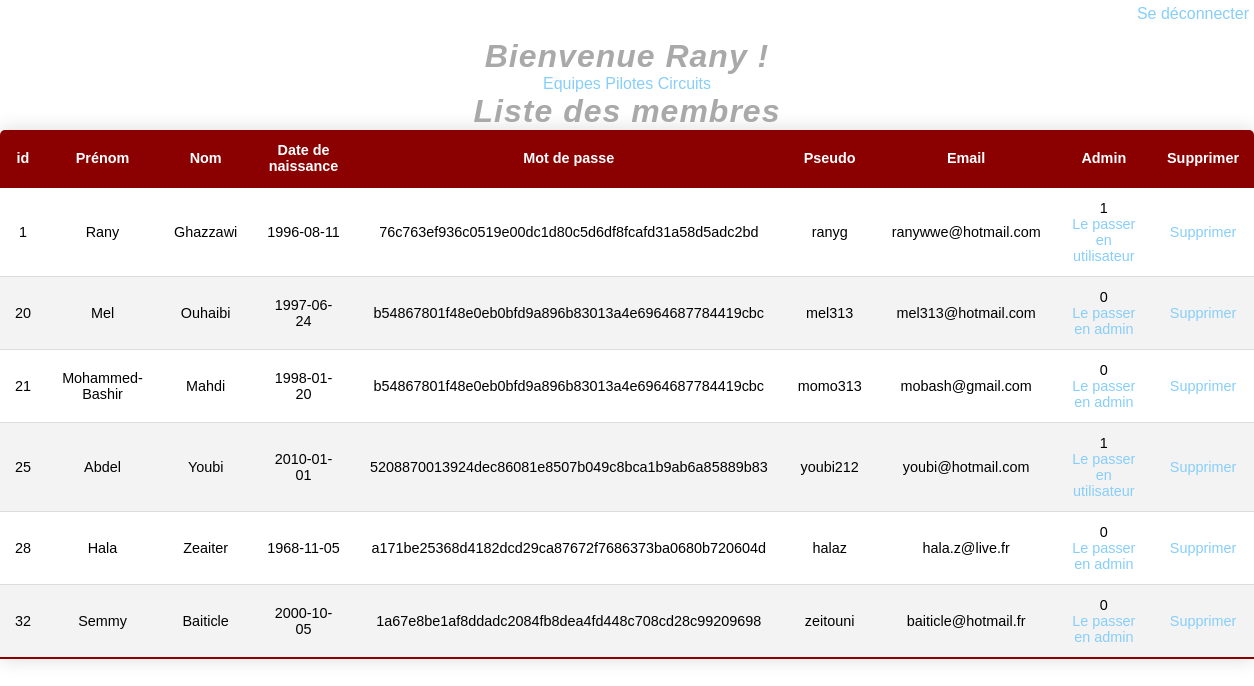
The app's page /Admin/admin_home.php (signed in) with its own data.
### tables this page shows
CREATE TABLE users (
    id BIGINT UNSIGNED AUTO_INCREMENT PRIMARY KEY,
    first_name VARCHAR(255) NOT NULL,
    last_name VARCHAR(255) NOT NULL,
    birthdate DATE NOT NULL,
    password VARCHAR(50) NOT NULL,
    nickname VARCHAR(10) NOT NULL,
    mail VARCHAR(255) NOT NULL,
    is_admin BOOLEAN NOT NULL DEFAULT FALSE
);

### site/functions_users.php (called while the page is built, shortened)
<?php
function is_logged()
{
    if(isset($_SESSION['auth']))
    {
        return true;
    }
    return false;
}

### Admin/functions.php (called while the page is built, shortened)
<?php
function affiche_membres()
{
    extract($_POST);
    try
    {
        $sql = "SELECT * FROM users";
        $db = new dbClass();
        $conn = $db->dbConnect();
        $conn->setAttribute(PDO::ATTR_ERRMODE, PDO::ERRMODE_EXCEPTION);
        $sth = $conn->prepare($sql);
        $sth->execute();
        $membres = $sth->fetchAll();
        if($membres)
        {
            return $membres;
        }
        else
        {
            echo "erreurs";
        }
    }
    catch(PDOException $e)
    {
        echo $e;
        return false;
    }
}

### Admin/admin_home.php (the view, shortened to what this page needs)
<?php
require_once "../site/functions_users.php";
require_once "functions.php";
require_once "admin_header.php";
?>
<?php if(is_logged() && $_SESSION['auth']['is_admin'] == 1): ?>
    <a class="link" id="deconnexion" href="logout.php"> Se déconnecter </a>
    <br>
    <h1> Bienvenue <?= $_SESSION['auth']['first_name']; ?> !</h1>
    <nav>
        <a class="link" href="equipes.php"> Equipes </a>
        <a class="link" href="pilotes.php"> Pilotes </a>
        <a class="link" href="circuits.php"> Circuits </a>
    </nav>
    <h2> Liste des membres </h2>
    <table class="tab">
        <thead>
            <tr>
                <th> id </th>
                <th> Prénom </th>
                <th> Nom </th>
                <th> Date de naissance </th>
                <th> Mot de passe </th>
                <th> Pseudo </th>
                <th> Email </th>
                <th> Admin </th>
                <?php if($_SESSION['auth']['id'] == 1): ?>
                    <th> Supprimer </th>
                    <?php endif; ?>
            </tr>
        </thead>
                <?php
            $membres = affiche_membres();
            foreach ($membres as $membre):
        ?>
            <tr>
                <td> <?= $membre['id'] ?> </td>
                <td> <?= $membre['first_name'] ?> </td>
                <td> <?= $membre['last_name'] ?> </td>
                <td> <?= $membre['birthdate'] ?> </td>
                <td> <?= $membre['password'] ?> </td>
                <td> <?= $membre['nickname'] ?> </td>
                <td> <?= $membre['mail'] ?> </td>
                <td> <?= $membre['is_admin'] ?>
                    <?php if($membre['is_admin'] == 0 && $_SESSION['auth']['id'] != 1): ?>
                            <br/>
                            <a class="link" href="changement.php?type=admin&option&id=<?= $membre['id'] ?>"> Le passer en admin </a>
                    <?php elseif($_SESSION['auth']['id'] == 1 && $membre['is_admin'] == 0): ?>
                            <br/>
                            <a class="link" href="changement.php?type=superadmin&value=0&option=1&id=<?= $membre['id'] ?>"> Le passer en admin </a>
                    <?php elseif($_SESSION['auth']['id'] == 1 && $membre['is_admin'] == 1): ?>
                            <br/>
                            <a class="link" href="changement.php?type=superadmin&value=1&option=1&id=<?= $membre['id'] ?>"> Le passer en utilisateur </a>
                    <?php endif; ?>
                </td>
                <?php if($_SESSION['auth']['id'] == 1): ?>
                    <td> <a class="link" href="supprime_compte.php?option=1&supprime=<?= $membre['id'] ?>"> Supprimer </a> </td>
                <?php endif; ?>
            </tr>
        <?php endforeach; ?>
    </table>
<?php endif; ?>
<?php
require_once "admin_footer.php";
?>

### Admin/admin_header.php (shortened to what this page needs)
<!DOCTYPE html>
<html lang="fr">
<head>
    <link rel="stylesheet" href="admin_style.css">
</head>
<body>

### Admin/admin_footer.php
</body>
</html>

### Admin/admin_style.css (style rules this page uses)
body, h1, ul, li, div, a, span, h2, h3 { list-style: none; text-decoration: none; margin: 0; padding: 0; color: black; font-family: Arial; }
h1 { margin-top: 20px; margin-left: auto; margin-right: auto; }
h1, h2 { font-style: oblique; font-size: 32px; font-family: arial; letter-spacing: 1px; color: darkgrey; text-align: center; }
::placeholder { text-align: center; color: rgb(131, 2, 13); opacity: 0.6; }
.tab { border-collapse: collapse; margin-right: auto; margin-left: auto; font-size: 0.9em; min-width: 400px; border-radius: 5px 5px 0 0; overflow: hidden; box-shadow: 0 0 20px rgba(0, 0, 0, 0.15); }
.tab thead tr { background-color: darkred; color: #ffffff; text-align: left; font-weight: bold; }
.tab th, .tab td { padding: 12px 15px; text-align: center; }
.tab tr { border-bottom: 1px solid #dddddd; }
.tab tr:nth-of-type(even) { background-color: #f3f3f3; }
.tab tr:last-of-type { border-bottom: 2px solid darkred; }
.link { color: lightskyblue; }
#deconnexion { float: right; margin-top: 5px; margin-right: 5px; }
nav { margin-left: auto; margin-right: auto; text-align: center; }

### records on screen
users: id "1", first_name "Rany", last_name "Ghazzawi", birthdate "1996-08-11", password "76c763ef936c0519e00dc1d80c5d6df8fcafd31a58d5adc2bd", nickname "ranyg", mail "ranywwe@hotmail.com", is_admin "1"
users: id "20", first_name "Mel", last_name "Ouhaibi", birthdate "1997-06-24", password "b54867801f48e0eb0bfd9a896b83013a4e6964687784419cbc", nickname "mel313", mail "mel313@hotmail.com", is_admin "0"
users: id "21", first_name "Mohammed-Bashir", last_name "Mahdi", birthdate "1998-01-20", password "b54867801f48e0eb0bfd9a896b83013a4e6964687784419cbc", nickname "momo313", mail "mobash@gmail.com", is_admin "0"
users: id "25", first_name "Abdel", last_name "Youbi", birthdate "2010-01-01", password "5208870013924dec86081e8507b049c8bca1b9ab6a85889b83", nickname "youbi212", mail "youbi@hotmail.com", is_admin "1"
users: id "28", first_name "Hala", last_name "Zeaiter", birthdate "1968-11-05", password "a171be25368d4182dcd29ca87672f7686373ba0680b720604d", nickname "halaz", mail "hala.z@live.fr", is_admin "0"
users: id "32", first_name "Semmy", last_name "Baiticle", birthdate "2000-10-05", password "1a67e8be1af8ddadc2084fb8dea4fd448c708cd28c99209698", nickname "zeitouni", mail "baiticle@hotmail.fr", is_admin "0"

### other values on screen
$_SESSION['auth']['first_name'] "Rany"
